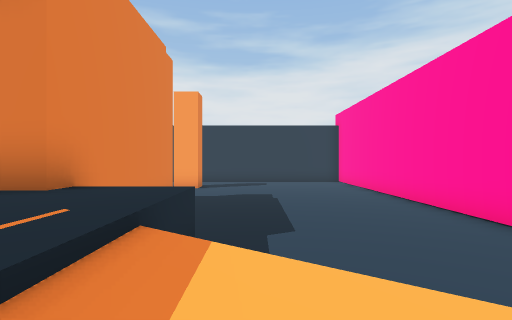
View 1 (above)

18 first-person views from a walk through a Unity game level. The camera is 1.2 m above the floor, looks level and sees 80° across. The floor is counted in squares, 2 m on a side. Each view is taken from the middle of a square. On the plan, view 1 faces up. The plan holds only what a view shows up to about 9 squares ahead; the rest is blank. The place goes on beyond the plan. The player character is not drawn. Some animated figures are left out. Some surface patterns are stand-ins.

View 2
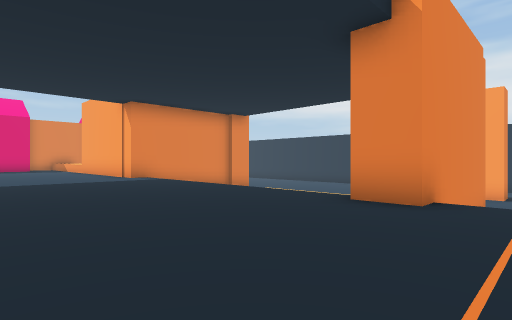

View 3
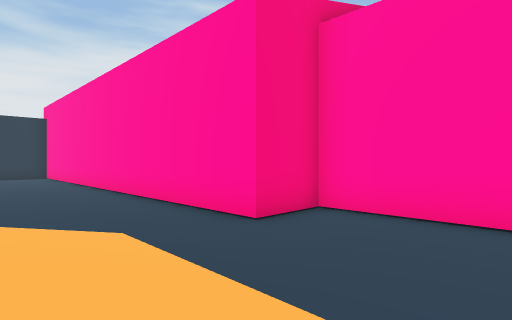

View 4
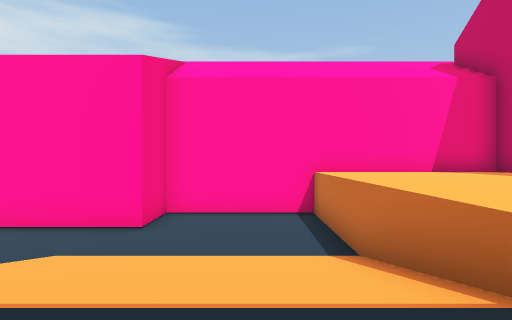

View 5
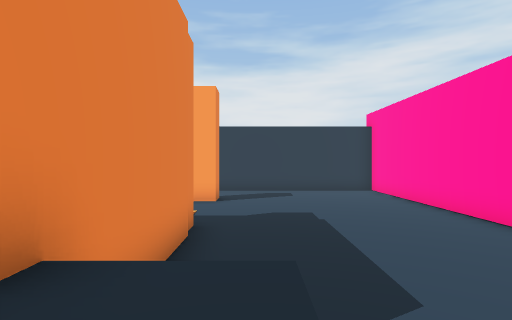

View 6
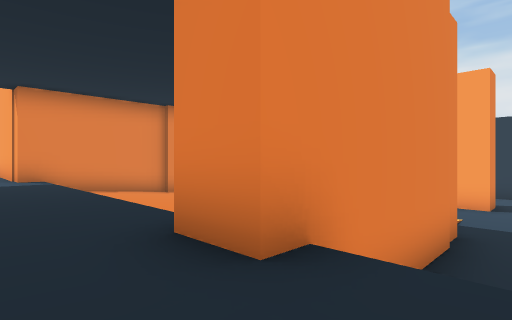

View 7
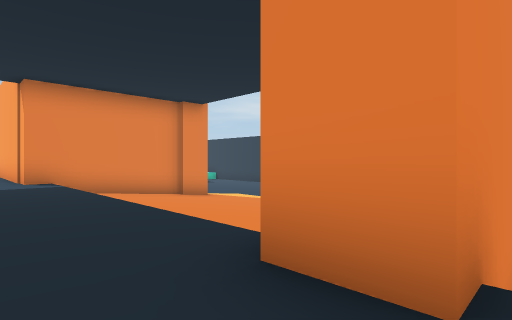

View 8
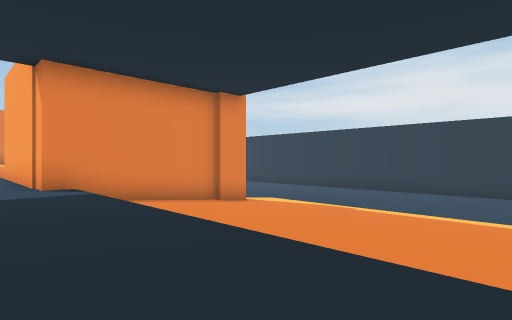

View 9
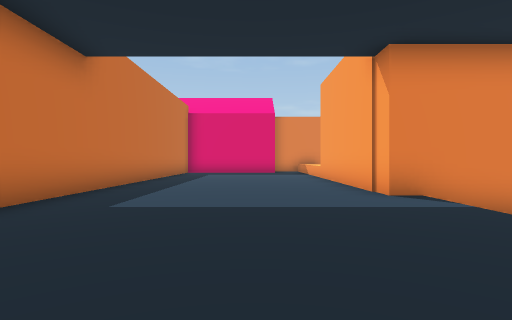

View 10
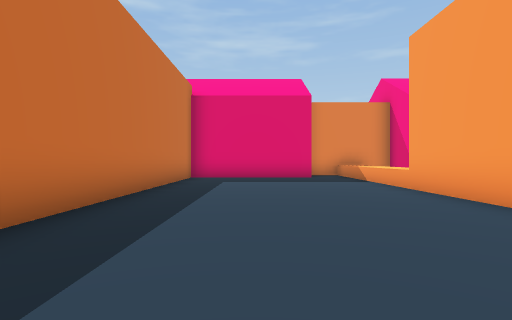

View 11
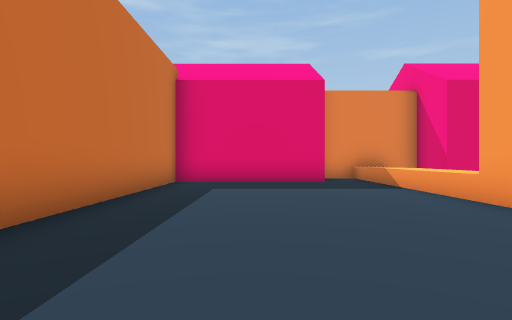

View 12
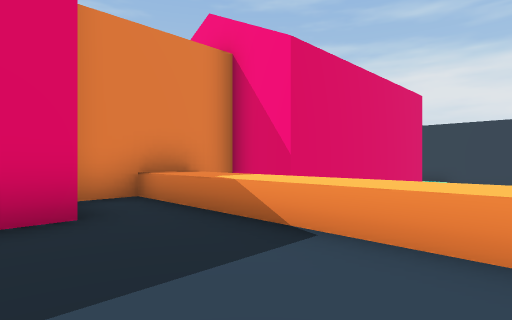

View 13
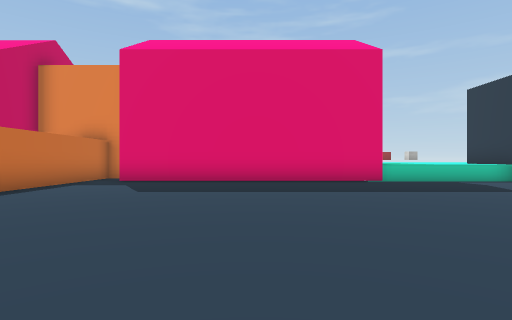

View 14
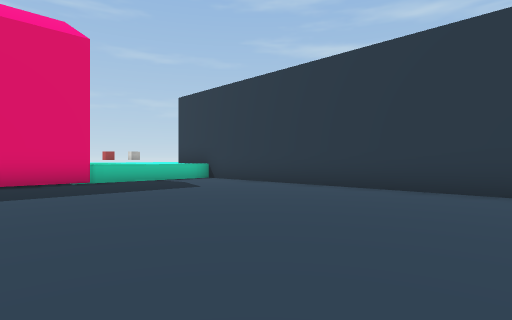

View 15
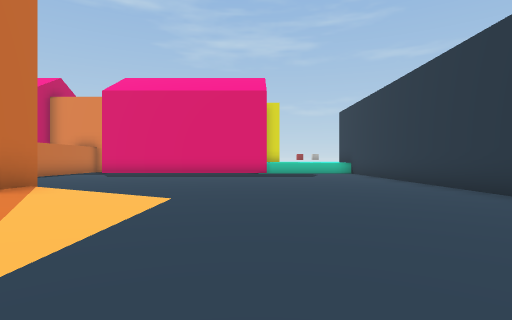

View 16
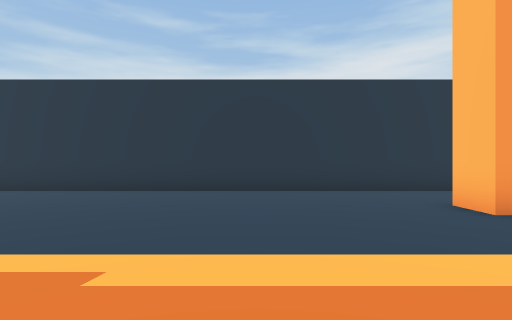

View 17
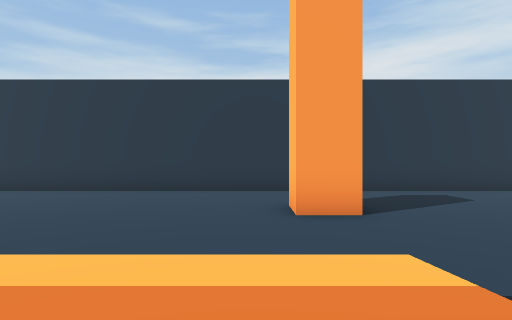

View 18
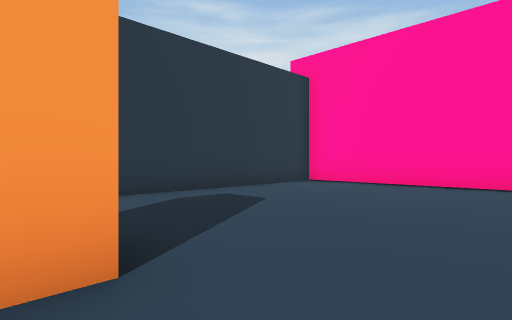

### Floor plan
Key: @ floor where view 1 was taken; # wall or solid block; . main floor; : floor 0.25 m higher than the main floor; + floor 0.5 m higher than the main floor; * floor 0.75 m higher than the main floor; % floor 1.75 m higher than the main floor; & floor 2.25 m higher than the main floor; / step, stairs or slope; = window, fence, low wall or low ledge; ^ raised ledge; H house.
Columns run from 23 left of view 1 to 7 right of it. Each row starts with its distance up from view 1.
 17     #########################
 16   ^.........................#
 15   ^.........................#
 14   ^.........................#
 13   ^.................#.......#
 12 HHH.........................#
 11 HHH.........................#
 10   H......../:::::::::.......#
  9   H......../+///////+.......#
  8   H........##///////#.......#
  7   H....... #*///////#.......#
  6   H......  #////////#.......#
  5   ......   #////////#.......#
  4  #=====#####////////#//.....#
  3  #%%%%%%%%%%%%%%%%%%%%%.....#
  2  #H%%%%%%%%%%%%%%%%%%%////..##
  1   H%%%%%%%%%%%%%%%%%%%////....H
  0   H%%%%%%%%%%%%%%%%%%%/@//....H
 -1   H%%%%%%%%%%%%% %%%%%////....H
 -2   H%%%%%%%%%%%%       ////....H
 -3    ###########         ///&&&HH
 -4                         &&&&&HH
 -5                              HH

Positions as (right, up) in squares from view 1, and headings:
1: (0, 0), facing up
2: (-1, -1), facing up-left
3: (1, -2), facing up-right
4: (-2, -1), facing right
5: (-1, 2), facing up
6: (-1, 2), facing up-left
7: (-2, 2), facing up-left
8: (-4, 2), facing up-left
9: (-6, 1), facing left
10: (-10, 0), facing left
11: (-12, 0), facing left
12: (-17, 1), facing up-left
13: (-12, 9), facing left
14: (-12, 10), facing up-left
15: (-7, 12), facing left
16: (-7, 8), facing up
17: (-4, 8), facing up
18: (-3, 11), facing up-right
